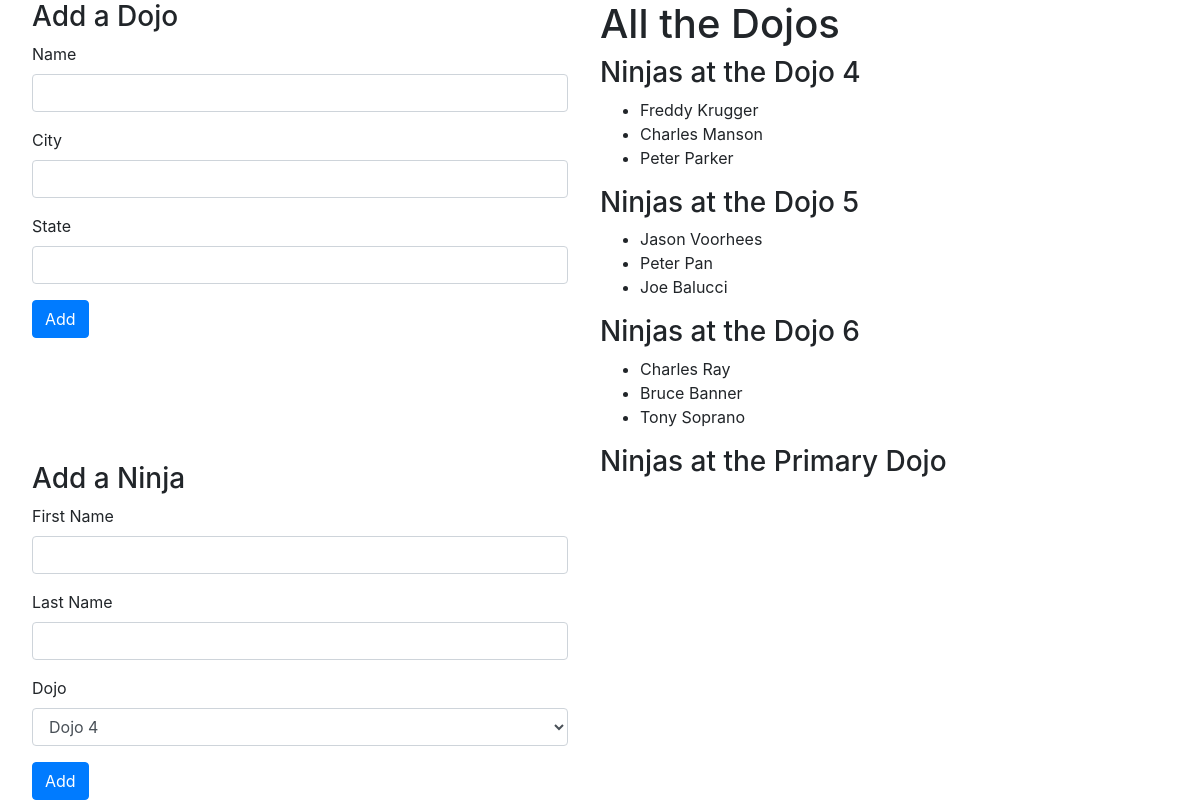
Before: / with the older database file.
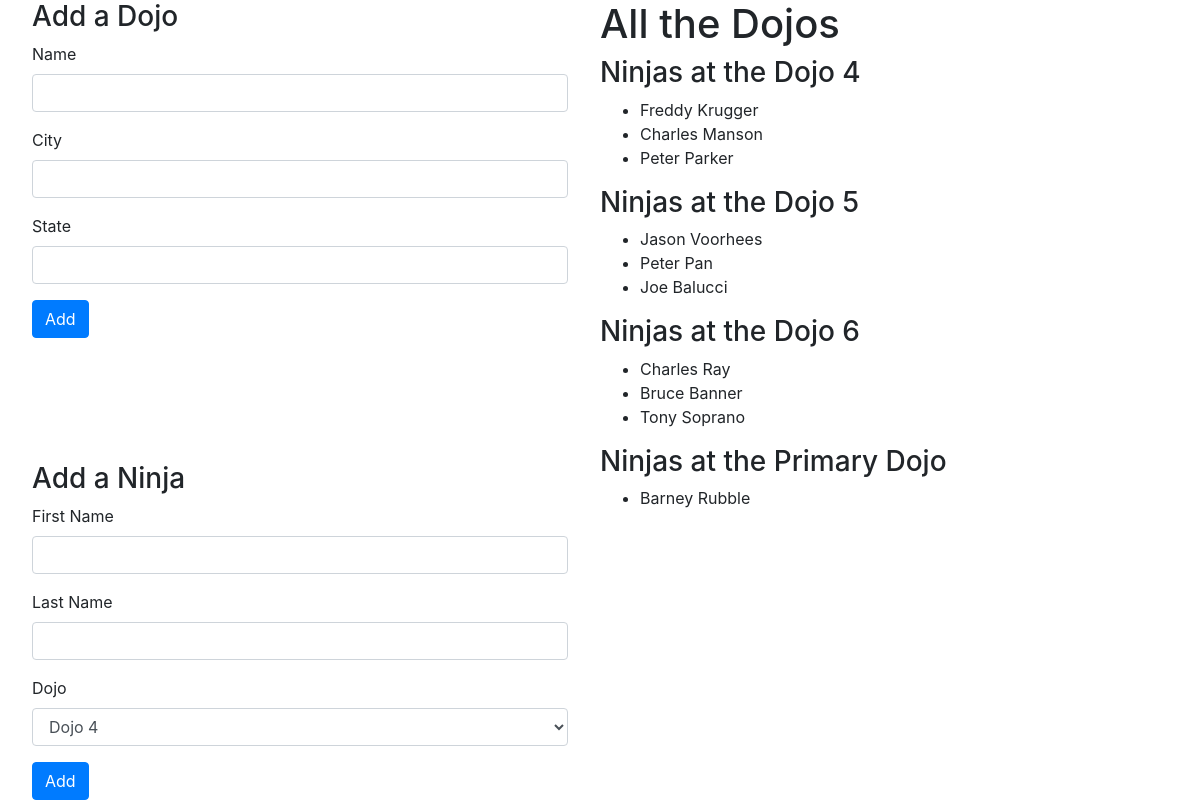
After: the same page with the newer database file.
### dojo_ninjas_app/models.py (models this page shows, shortened)
class Dojo(models.Model):
    name = models.CharField(max_length=255)
    city = models.CharField(max_length=255)
    state = models.CharField(max_length=2)
    description = models.TextField(default="")

class Ninja(models.Model):
    dojo = models.ForeignKey(Dojo,
                            on_delete=models.CASCADE,
                            related_name='ninjas')
    first_name = models.CharField(max_length=255)
    last_name = models.CharField(max_length=255)

### dojo_ninjas_app/views.py (the view)
# urls.py: path('', views.index),
def index(request):
    context = {
        'dojos': Dojo.objects.all()
    }
    return render(request, 'index.html', context)

### dojo_ninjas_app/templates/index.html (shortened to what this page needs)
<!DOCTYPE html>
<html lang="en">
<head>
    <link href="https://stackpath.bootstrapcdn.com/bootstrap/4.5.0/css/bootstrap.min.css" rel="stylesheet">
    {% load static %}
    <link rel="stylesheet" href="{% static 'style.css' %}">
</head>
<body>
    <div id="wrapper">
        <div id="left">
            <section>
                <h3>Add a Dojo</h3>
                <form action="/dojos/create" method="post">
                    <div class="form-group">
                        <label for="name">Name</label>
                        <input type="text" name="name" id="name" class="form-control">
                    </div>
                    <div class="form-group">
                        <label for="city">City</label>
                        <input type="text" name="city" id="city" class="form-control">
                    </div>
                    <div class="form-group">
                        <label for="state">State</label>
                        <input type="text" name="state" id="state" class="form-control">
                    </div>
                    <button class="btn btn-primary">Add</button>
                </form>
            </section>
            <section>
                <h3>Add a Ninja</h3>
                <form action="/ninjas/create" method="post">
                    <div class="form-group">
                        <label for="first_name">First Name</label>
                        <input type="text" name="first_name" id="first_name" class="form-control">
                    </div>
                    <div class="form-group">
                        <label for="last_name">Last Name</label>
                        <input type="text" name="last_name" id="last_name" class="form-control">
                    </div>
                    <div class="form-group">
                        <label for="dojo">Dojo</label>
                        <select name="dojo" id="dojo" class="form-control">
                        {% for dojo in dojos %}
                            <option value="{{ dojo.id }}">{{ dojo.name }}</option>
                        {% endfor %}
                        </select>
                    </div>
                    <button class="btn btn-primary">Add</button>
                </form>
            </section>
        </div>
        <div id="right">
            <h1>All the Dojos</h1>
            {% for dojo in dojos %}
                <h3>Ninjas at the {{ dojo.name }}</h3>
                <ul>
                {% for ninja in dojo.ninjas.all %}
                    <li>{{ ninja.first_name }} {{ ninja.last_name }}</li>
                {% endfor %}
                </ul>
            {% endfor %}
        </div>
    </div>
</body>
</html>

### dojo_ninjas_app/static/style.css (style rules this page uses)
#wrapper { display: flex; justify-content: space-around; flex-direction: row; }
#wrapper > div { width: 50%; height: 100vh; }
#left { display: flex; justify-content: space-between; flex-direction: column; }
#left > section { margin: 0 2em; }
#right { overflow-y: scroll; }

Changed rows visible on the page:
added Ninja: first_name "Barney", last_name "Rubble", shown under Dojo "Primary Dojo"
